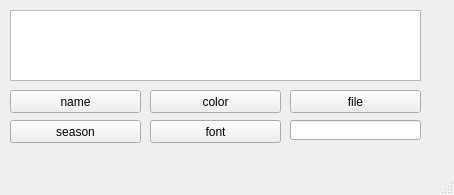
<?xml version="1.0" encoding="UTF-8"?>
<ui version="4.0">
 <class>MainWindow</class>
 <widget class="QMainWindow" name="MainWindow">
  <property name="geometry">
   <rect>
    <x>0</x>
    <y>0</y>
    <width>454</width>
    <height>195</height>
   </rect>
  </property>
  <property name="windowTitle">
   <string>MainWindow</string>
  </property>
  <widget class="QWidget" name="centralwidget">
   <widget class="QPushButton" name="btnName">
    <property name="geometry">
     <rect>
      <x>10</x>
      <y>90</y>
      <width>131</width>
      <height>23</height>
     </rect>
    </property>
    <property name="text">
     <string>name</string>
    </property>
   </widget>
   <widget class="QTextEdit" name="textEdit">
    <property name="geometry">
     <rect>
      <x>10</x>
      <y>10</y>
      <width>411</width>
      <height>71</height>
     </rect>
    </property>
    <property name="readOnly">
     <bool>true</bool>
    </property>
   </widget>
   <widget class="QPushButton" name="btnSeason">
    <property name="geometry">
     <rect>
      <x>10</x>
      <y>120</y>
      <width>131</width>
      <height>23</height>
     </rect>
    </property>
    <property name="text">
     <string>season</string>
    </property>
   </widget>
   <widget class="QPushButton" name="btnColor">
    <property name="geometry">
     <rect>
      <x>150</x>
      <y>90</y>
      <width>131</width>
      <height>23</height>
     </rect>
    </property>
    <property name="text">
     <string>color</string>
    </property>
   </widget>
   <widget class="QPushButton" name="btnFont">
    <property name="geometry">
     <rect>
      <x>150</x>
      <y>120</y>
      <width>131</width>
      <height>23</height>
     </rect>
    </property>
    <property name="text">
     <string>font</string>
    </property>
   </widget>
   <widget class="QPushButton" name="btnFile">
    <property name="geometry">
     <rect>
      <x>290</x>
      <y>90</y>
      <width>131</width>
      <height>23</height>
     </rect>
    </property>
    <property name="text">
     <string>file</string>
    </property>
   </widget>
   <widget class="QLineEdit" name="lineEdit">
    <property name="geometry">
     <rect>
      <x>290</x>
      <y>120</y>
      <width>131</width>
      <height>20</height>
     </rect>
    </property>
   </widget>
  </widget>
  <widget class="QMenuBar" name="menubar">
   <property name="geometry">
    <rect>
     <x>0</x>
     <y>0</y>
     <width>454</width>
     <height>21</height>
    </rect>
   </property>
  </widget>
  <widget class="QStatusBar" name="statusbar"/>
 </widget>
 <resources/>
 <connections/>
</ui>
